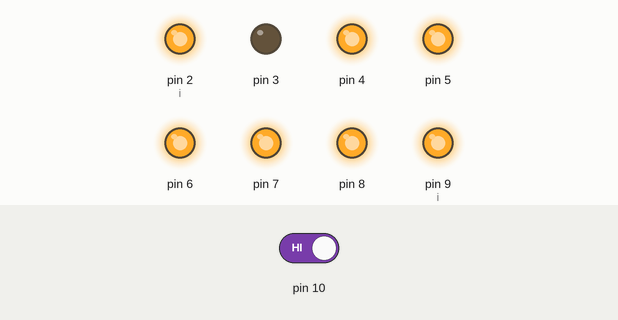
Recording of a sketch running on a simulated Arduino Uno, built with avr-gcc and run on an emulated ATmega328P. Parts: output pins drawn as LEDs (lit = HIGH). The inputs (shaded band) are chosen by the test bench; at power-on: pin 10 HIGH.

Above: at 9.8 s.
9.9 s: pin 10 driven LOW
At 10.4 s:
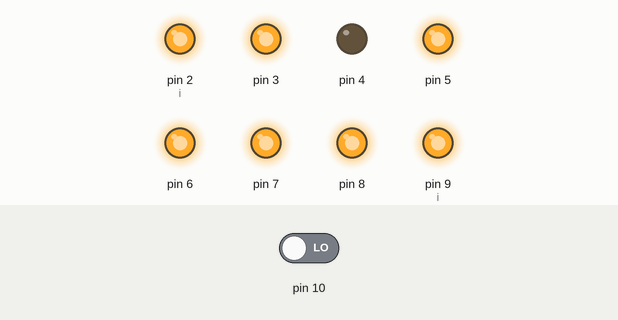
At 17.4 s:
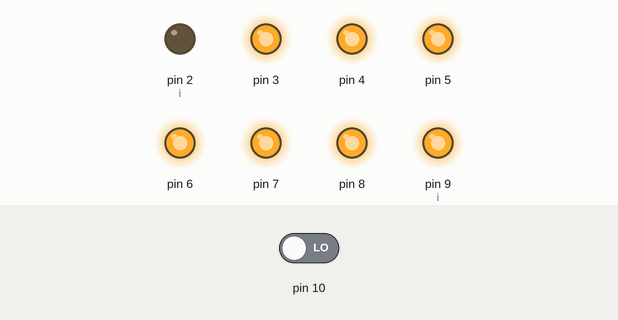
18.5 s: pin 10 driven HIGH
At 18.9 s:
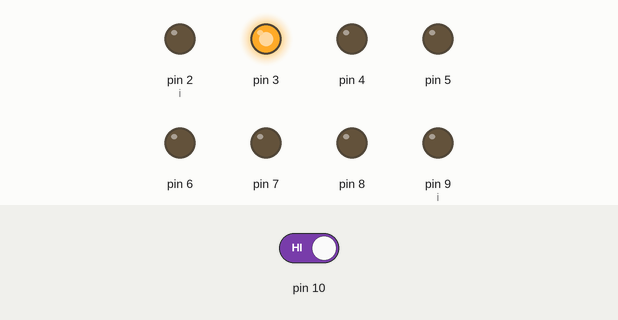
Timing chart, 0 to 29.0 s (numbered marks = the images above; inputs shaded):
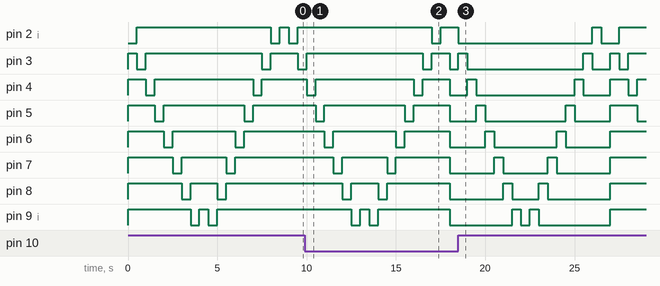

The sketch:

dancing_light.ino
```cpp
void setup()
{
  for(int i{2}; i <= 9; i++)
  {
    pinMode(i,OUTPUT);
  }
  pinMode(10,INPUT);
}

void loop()
{
  if(digitalRead(10) == LOW)
  {
    resetAll();
    forwardPlusOne();
    backwardMinusOne();
  }
  else if(digitalRead(10) == HIGH)
  {
    setAll();
    forwardPlusOneL();
    backwardMinusOneL();
  }
}

void resetAll()
{
  for(int i{2}; i <= 9; i++)
  {
    digitalWrite(i,LOW);
  }
}

void setAll()
{
  for(int i{2}; i <= 9; i++)
  {
    digitalWrite(i,HIGH);
  }
}

void forwardPlusOne()
{
  for(int i{2}; i <= 9; i++)
  {
    digitalWrite(i,HIGH);
    digitalWrite(i-1,LOW);
    delay(500);
  }
  digitalWrite(9,LOW);
  delay(500);
}

void backwardMinusOne()
{
  for(int i{9}; i >= 2; i--)
  {
    digitalWrite(i,HIGH);
    digitalWrite(i+1,LOW);
    delay(500);
  }
  digitalWrite(2,LOW);
  delay(500);
}

void forwardPlusOneL()
{
  for(int i{2}; i <= 9; i++)
  {
    digitalWrite(i,LOW);
    digitalWrite(i-1,HIGH);
    delay(500);
  }
  digitalWrite(9,HIGH);
  delay(500);
}

void backwardMinusOneL()
{
  for(int i{9}; i >= 2; i--)
  {
    digitalWrite(i,LOW);
    digitalWrite(i+1,HIGH);
    delay(500);
  }
  digitalWrite(2,HIGH);
  delay(500);
}
```

Measured:
- after the input at 9.9 s, pin 2 (i): goes on until 17.5 s, then stays HIGH
